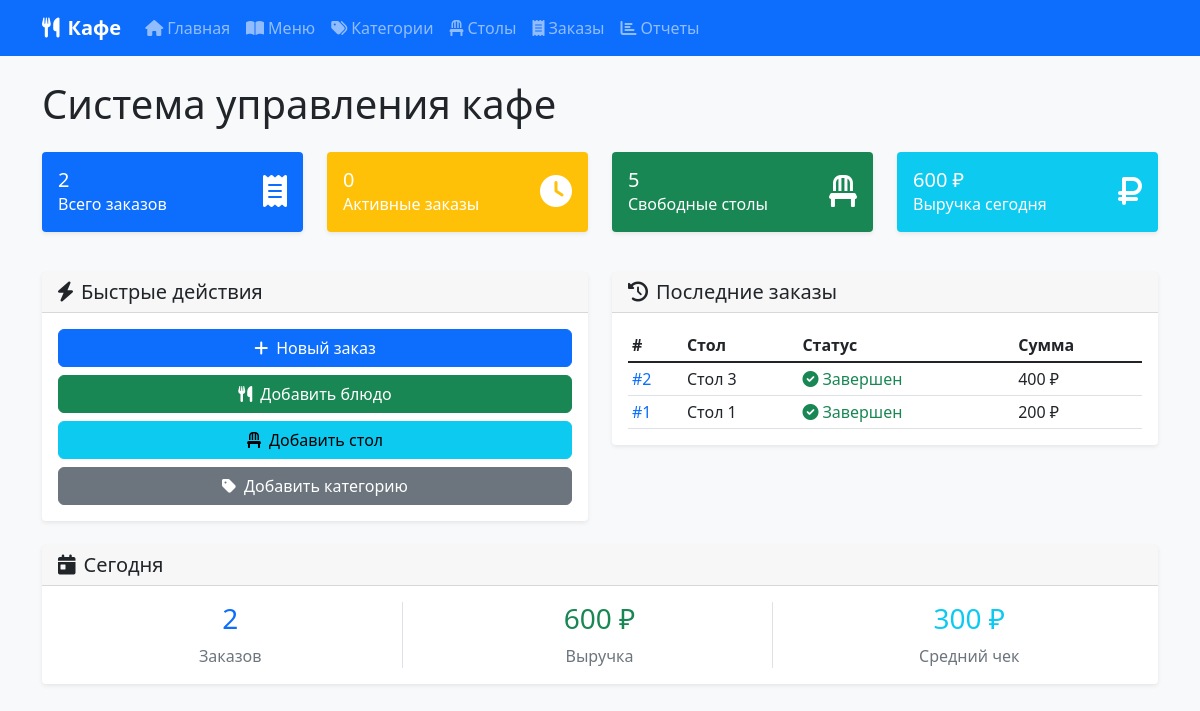
The page / on the database its author committed.
### simple_app.py (models this page shows, shortened)
class Order(db.Model):
    __tablename__ = 'orders'
    id = db.Column(db.Integer, primary_key=True)
    table_id = db.Column(db.Integer, db.ForeignKey('tables.id'), nullable=False)
    customer_name = db.Column(db.String(100))
    status = db.Column(db.String(20), default='pending')  # pending, preparing, ready, completed
    total_amount = db.Column(db.Float, default=0.0)
    created_at = db.Column(db.DateTime, default=datetime.utcnow)
    table = db.relationship('Table', backref='orders')
    order_items = db.relationship('OrderItem', backref='order', lazy=True, cascade='all, delete-orphan')

class Table(db.Model):
    __tablename__ = 'tables'
    id = db.Column(db.Integer, primary_key=True)
    number = db.Column(db.Integer, unique=True, nullable=False)
    capacity = db.Column(db.Integer, nullable=False)
    is_occupied = db.Column(db.Boolean, default=False)

### simple_app.py (the view)
@app.route('/')
def index():
    total_orders = Order.query.count()
    active_orders = Order.query.filter(Order.status.in_(['pending', 'preparing', 'ready'])).count()
    available_tables = Table.query.filter_by(is_occupied=False).count()
    today = date.today()
    today_orders = Order.query.filter(db.func.date(Order.created_at) == today).count()
    today_revenue = db.session.query(db.func.sum(Order.total_amount)).filter(
        db.func.date(Order.created_at) == today,
        Order.status == 'completed'
    ).scalar() or 0
    recent_orders = Order.query.order_by(Order.created_at.desc()).limit(5).all()
    return render_template('simple/index.html',
                         total_orders=total_orders,
                         active_orders=active_orders,
                         available_tables=available_tables,
                         today_orders=today_orders,
                         today_revenue=today_revenue,
                         recent_orders=recent_orders)

### templates/simple/index.html (shortened to what this page needs)
{% extends "simple/base.html" %}
{% block content %}
<div class="row">
    <div class="col-12">
        <h1 class="mb-4">Система управления кафе</h1>
    </div>
</div>
<div class="row mb-4">
    <div class="col-md-3 mb-3">
        <div class="card text-white bg-primary">
            <div class="card-body">
                <div class="d-flex justify-content-between">
                    <div>
                        <h5 class="card-title mb-0">{{ total_orders }}</h5>
                        <p class="card-text">Всего заказов</p>
                    </div>
                    <div class="align-self-center">
                        <i class="fas fa-receipt fa-2x"></i>
                    </div>
                </div>
            </div>
        </div>
    </div>
    <div class="col-md-3 mb-3">
        <div class="card text-white bg-warning">
            <div class="card-body">
                <div class="d-flex justify-content-between">
                    <div>
                        <h5 class="card-title mb-0">{{ active_orders }}</h5>
                        <p class="card-text">Активные заказы</p>
                    </div>
                    <div class="align-self-center">
                        <i class="fas fa-clock fa-2x"></i>
                    </div>
                </div>
            </div>
        </div>
    </div>
    <div class="col-md-3 mb-3">
        <div class="card text-white bg-success">
            <div class="card-body">
                <div class="d-flex justify-content-between">
                    <div>
                        <h5 class="card-title mb-0">{{ available_tables }}</h5>
                        <p class="card-text">Свободные столы</p>
                    </div>
                    <div class="align-self-center">
                        <i class="fas fa-chair fa-2x"></i>
                    </div>
                </div>
            </div>
        </div>
    </div>
    <div class="col-md-3 mb-3">
        <div class="card text-white bg-info">
            <div class="card-body">
                <div class="d-flex justify-content-between">
                    <div>
                        <h5 class="card-title mb-0">{{ "%.0f"|format(today_revenue) }} ₽</h5>
                        <p class="card-text">Выручка сегодня</p>
                    </div>
                    <div class="align-self-center">
                        <i class="fas fa-ruble-sign fa-2x"></i>
                    </div>
                </div>
            </div>
        </div>
    </div>
</div>
<div class="row">
    <div class="col-lg-6 mb-4">
        <div class="card">
            <div class="card-header">
                <h5 class="card-title mb-0">
                    <i class="fas fa-bolt me-2"></i>Быстрые действия
                </h5>
            </div>
            <div class="card-body">
                <div class="d-grid gap-2">
                    <a href="{{ url_for('new_order') }}" class="btn btn-primary">
                        <i class="fas fa-plus me-2"></i>Новый заказ
                    </a>
                    <a href="{{ url_for('add_menu_item') }}" class="btn btn-success">
                        <i class="fas fa-utensils me-2"></i>Добавить блюдо
                    </a>
                    <a href="{{ url_for('add_table') }}" class="btn btn-info">
                        <i class="fas fa-chair me-2"></i>Добавить стол
                    </a>
                    <a href="{{ url_for('add_category') }}" class="btn btn-secondary">
                        <i class="fas fa-tag me-2"></i>Добавить категорию
                    </a>
                </div>
            </div>
        </div>
    </div>
    <div class="col-lg-6 mb-4">
        <div class="card">
            <div class="card-header">
                <h5 class="card-title mb-0">
                    <i class="fas fa-history me-2"></i>Последние заказы
                </h5>
            </div>
            <div class="card-body">
                {% if recent_orders %}
                    <div class="table-responsive">
                        <table class="table table-sm mb-0">
                            <thead>
                                <tr>
                                    <th>#</th>
                                    <th>Стол</th>
                                    <th>Статус</th>
                                    <th>Сумма</th>
                                </tr>
                            </thead>
                            <tbody>
                                {% for order in recent_orders %}
                                <tr>
                                    <td>
                                        <a href="{{ url_for('order_details', order_id=order.id) }}" class="text-decoration-none">
                                            #{{ order.id }}
                                        </a>
                                    </td>
                                    <td>Стол {{ order.table.number }}</td>
                                    <td>
                                        <span class="status-{{ order.status }}">
                                            {% if order.status == 'pending' %}
                                                <i class="fas fa-clock me-1"></i>Ожидает
                                            {% elif order.status == 'preparing' %}
                                                <i class="fas fa-fire me-1"></i>Готовится
                                            {% elif order.status == 'ready' %}
                                                <i class="fas fa-check me-1"></i>Готов
                                            {% elif order.status == 'completed' %}
                                                <i class="fas fa-check-circle me-1"></i>Завершен
                                            {% endif %}
                                        </span>
                                    </td>
                                    <td>{{ "%.0f"|format(order.total_amount) }} ₽</td>
                                </tr>
                                {% endfor %}
                            </tbody>
                        </table>
                    </div>
                {% else %}
                    <p class="text-muted mb-0">Пока нет заказов</p>
                {% endif %}
            </div>
        </div>
    </div>
</div>
<div class="row">
    <div class="col-12">
        <div class="card">
            <div class="card-header">
                <h5 class="card-title mb-0">
                    <i class="fas fa-calendar-day me-2"></i>Сегодня
                </h5>
            </div>
            <div class="card-body">
                <div class="row text-center">
                    <div class="col-md-4">
                        <div class="border-end">
                            <h3 class="text-primary">{{ today_orders }}</h3>
                            <p class="text-muted mb-0">Заказов</p>
                        </div>
                    </div>
                    <div class="col-md-4">
                        <div class="border-end">
                            <h3 class="text-success">{{ "%.0f"|format(today_revenue) }} ₽</h3>
                            <p class="text-muted mb-0">Выручка</p>
                        </div>
                    </div>
                    <div class="col-md-4">
                        <h3 class="text-info">{{ "%.0f"|format(today_revenue / today_orders if today_orders > 0 else 0) }} ₽</h3>
                        <p class="text-muted mb-0">Средний чек</p>
                    </div>
                </div>
            </div>
        </div>
    </div>
</div>
{% endblock %}

### templates/simple/base.html (style rules this page uses)
body { background-color: #f8f9fa; }
.card { border: none; box-shadow: 0 0.125rem 0.25rem rgba(0, 0, 0, 0.075); }
.btn { border-radius: 0.375rem; }
.table th { border-top: none; font-weight: 600; }
.status-completed { color: #198754; }

### rows shown on the page
Order: id "2", table.number "3", status "completed" (drawn), total_amount "400"
Order: id "1", table.number "1", status "completed" (drawn), total_amount "200"

### other values the page prints
{{ total_orders }} "2"
{{ active_orders }} "0"
{{ available_tables }} "5"
{{ "%.0f"|format(today_revenue) }} "600"
{{ today_orders }} "2"
{{ "%.0f"|format(today_revenue / today_orders if today_orders > 0 else 0) }} "300"
